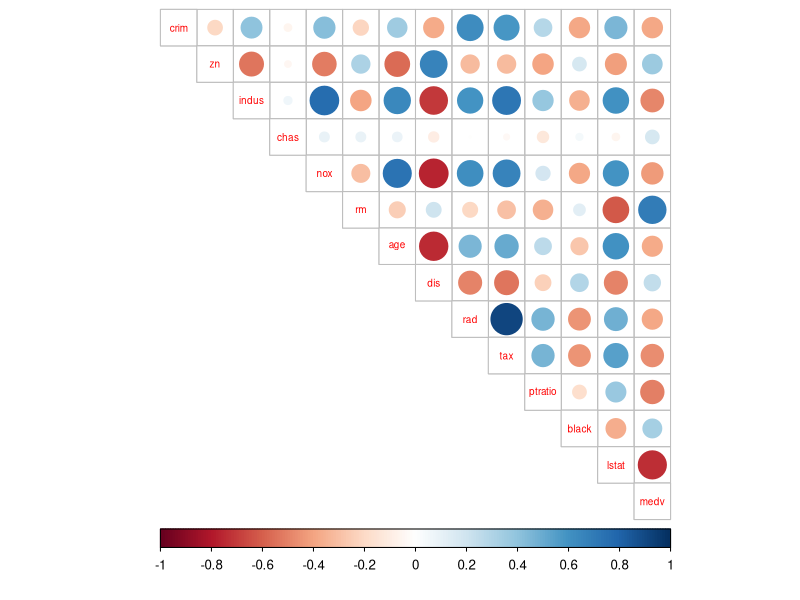
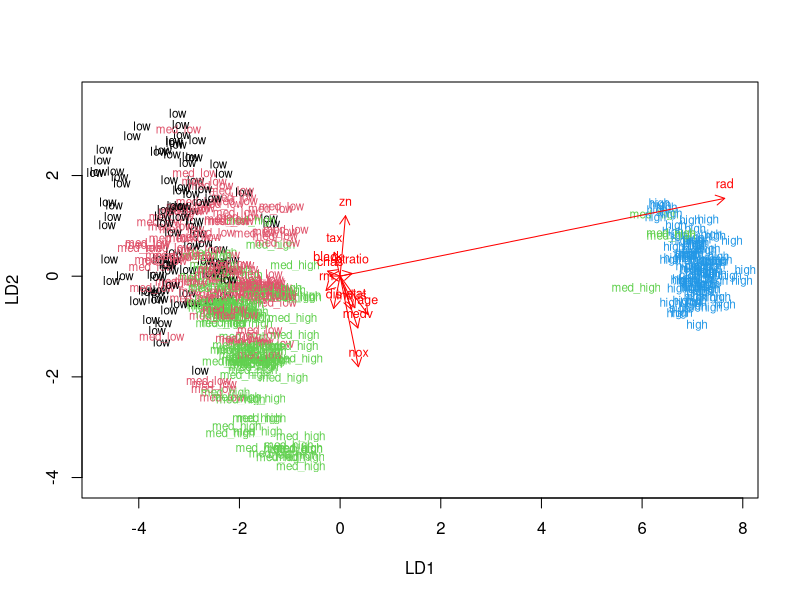
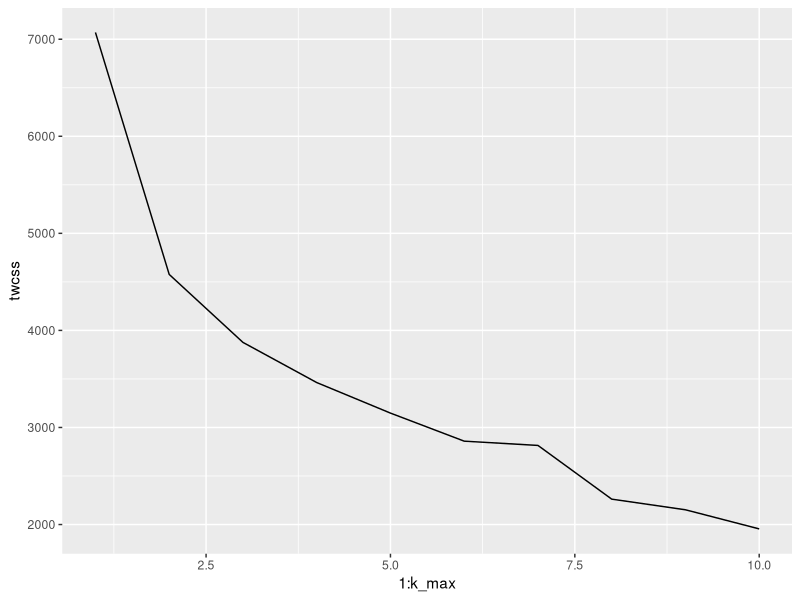
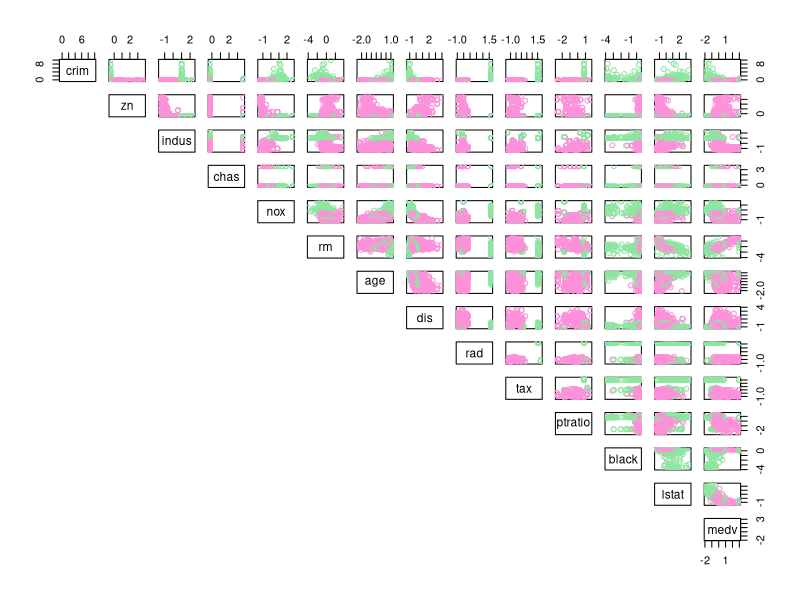

Write the R code that produced these figures, in order.
## ---- chunk 1
# Set working directory
#setwd("Z:/Jatko-opinnot/IODS/IODS-project-1")
setwd("C:/Users/sirja/Documents/IODS-project-1")

# Access needed libraries
library("MASS")
library("tidyverse")
library("corrplot")

## ---- chunk 2
# load the data
data("Boston")

# explore the dataset
str(Boston)
## ---- chunk 3
# calculate the correlation matrix and round it
cor_matrix<-cor(Boston) 

# print the correlation matrix
cor_matrix %>% round(digits = 2)

# visualize the correlation matrix
corrplot(cor_matrix, method="circle", type = "upper", cl.pos = "b", tl.pos = "d", tl.cex = 0.6)

## ---- chunk 4
# center and standardize variables
boston_scaled <- scale(Boston)

# summaries of the scaled variables
summary(boston_scaled)

# check the class of the boston_scaled object
class(boston_scaled)

# change the object to data frame
boston_scaled <- as.data.frame(boston_scaled)
# summary of the scaled crime rate
summary(boston_scaled$crim)

## ---- chunk 5
# create a quantile vector of crim and print it
bins <- quantile(boston_scaled$crim)
bins

# create a categorical variable 'crime'
crime <- cut(boston_scaled$crim, breaks = bins, include.lowest = TRUE, label = c("low", "med_low", "med_high", "high"))

# look at the table of the new factor crime
crime

# remove original crim from the dataset
boston_scaled <- dplyr::select(boston_scaled, -crim)

# add the new categorical value to scaled data
boston_scaled <- data.frame(boston_scaled, crime)

## ---- chunk 6
# number of rows in the Boston dataset 
n <- nrow(boston_scaled)

# choose randomly 80% of the rows
ind <- sample(n,  size = n * 0.8)

# create train set
train <- boston_scaled[ind,]

# create test set 
test <- boston_scaled[-ind,]

# save the correct classes from test data
correct_classes <- test$crime

# remove the crime variable from test data
test <- dplyr::select(test, -crime)
## ---- chunk 7
# linear discriminant analysis
lda.fit <- lda(crime ~ ., data = train)

# print the lda.fit object
lda.fit

# the function for lda biplot arrows
lda.arrows <- function(x, myscale = 1, arrow_heads = 0.1, color = "red", tex = 0.75, choices = c(1,2)){
  heads <- coef(x)
  arrows(x0 = 0, y0 = 0, 
         x1 = myscale * heads[,choices[1]], 
         y1 = myscale * heads[,choices[2]], col=color, length = arrow_heads)
  text(myscale * heads[,choices], labels = row.names(heads), 
       cex = tex, col=color, pos=3)
}

# target classes as numeric
classes <- as.numeric(train$crime)

# plot the lda results
plot(lda.fit, dimen = 2, col = classes, pch = classes)
lda.arrows(lda.fit, myscale = 2)

## ---- chunk 8
# predict classes with test data
lda.pred <- predict(lda.fit, newdata = test)

# cross tabulate the results
table(correct = correct_classes, predicted = lda.pred$class)
## ---- chunk 9
data(Boston)

# standardize the dataset
boston_scaled <- scale(Boston)
boston_scaled <- as.data.frame(boston_scaled)
## ---- chunk 10
# euclidean distance matrix
dist_eu <- dist(boston_scaled)

# look at the summary of the distances
summary(dist_eu)
## ---- chunk 11
# k-means clustering
km <-kmeans(boston_scaled, centers = 3)

## ---- chunk 12
set.seed(123)

# determine the number of clusters
k_max <- 10

# calculate the total within sum of squares
twcss <- sapply(1:k_max, function(k){kmeans(boston_scaled, k)$tot.withinss})

# visualize the results
qplot(x = 1:k_max, y = twcss, geom = 'line')
## ---- chunk 13
# k-means clustering
km <-kmeans(boston_scaled, centers = 2)

## ---- chunk 14
# plot the Boston dataset with clusters
pairs(boston_scaled, col = c("#fc90d9", "#8de6a0")[km$cluster], lower.panel = NULL) 

